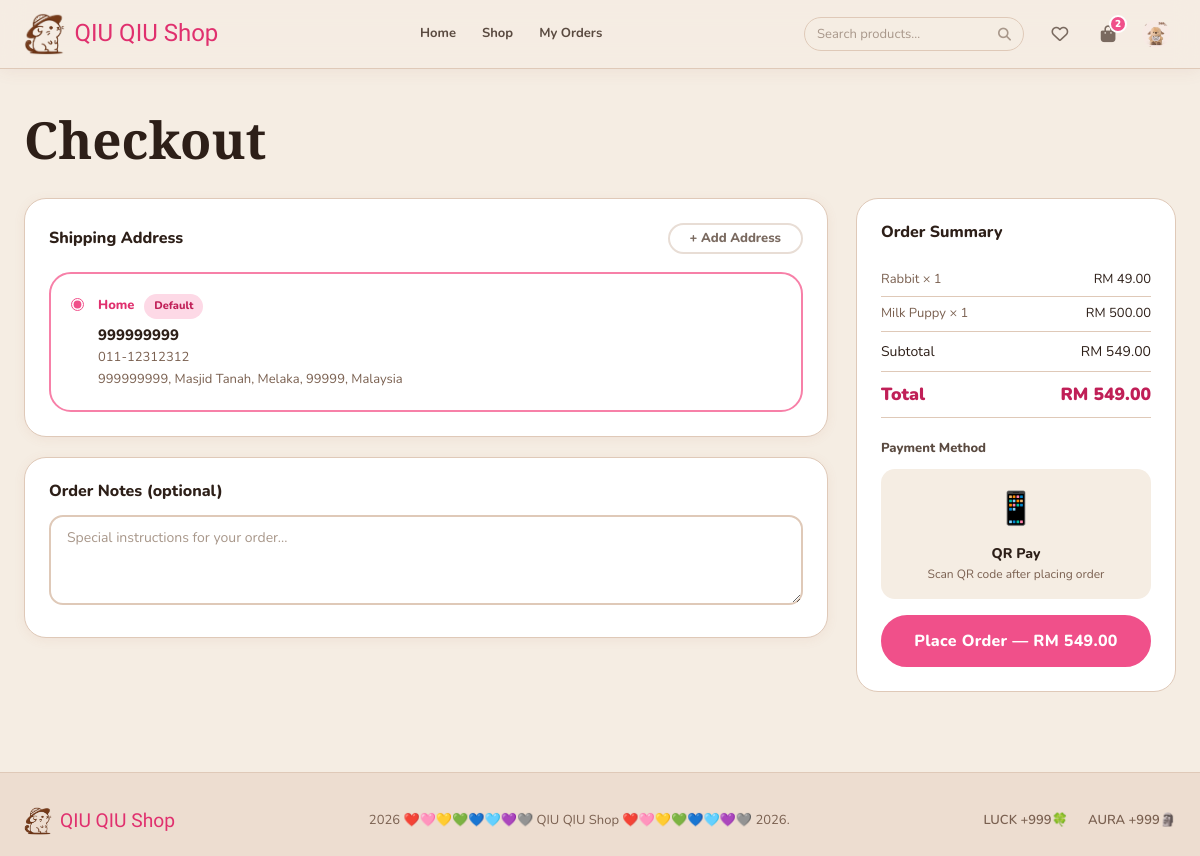
Page /store/checkout.php (signed in) on the committed database.
### tables this page shows
CREATE TABLE `addresses` (
  `id` int(11) NOT NULL,
  `user_id` int(11) NOT NULL,
  `label` varchar(50) DEFAULT 'Home',
  `recipient_name` varchar(100) NOT NULL,
  `phone` varchar(20) NOT NULL,
  `address_line` text NOT NULL,
  `city` varchar(50) NOT NULL,
  `state` varchar(50) DEFAULT NULL,
  `postcode` varchar(10) NOT NULL,
  `country` varchar(50) DEFAULT 'Malaysia',
  `is_default` tinyint(1) DEFAULT 0
);

CREATE TABLE `cart` (
  `id` int(11) NOT NULL,
  `user_id` int(11) NOT NULL,
  `product_id` int(11) NOT NULL,
  `quantity` int(11) DEFAULT 1,
  `added_at` timestamp NOT NULL DEFAULT current_timestamp()
);

CREATE TABLE `products` (
  `id` int(11) NOT NULL,
  `name` varchar(100) NOT NULL,
  `description` text DEFAULT NULL,
  `price` decimal(10,2) NOT NULL,
  `category_id` int(11) NOT NULL,
  `stock` int(11) DEFAULT 0,
  `low_stock_threshold` int(11) DEFAULT 5,
  `discount` decimal(5,2) DEFAULT 0.00,
  `is_blind_box` tinyint(1) DEFAULT 0,
  `is_active` tinyint(1) DEFAULT 1,
  `is_featured` tinyint(1) DEFAULT 0,
  `is_top_sale` tinyint(1) DEFAULT 0,
  `created_at` timestamp NOT NULL DEFAULT current_timestamp()
);

### function/store_fn.php (called while the page is built, shortened)
<?php
require_once ROOT . '/system/system.php';
function finalPrice(array $product): float {
    if ($product['discount'] > 0) {
        return round($product['price'] * (1 - $product['discount'] / 100), 2);
    }
    return (float)$product['price'];
}
function getCartItems(int $userId): array {
    global $pdo;
    $s = $pdo->prepare(
        "SELECT c.id AS cart_id, c.quantity, p.*,
                (SELECT image_path FROM product_images WHERE product_id = p.id AND sort_order = 0 LIMIT 1) AS cover_image
         FROM cart c
         JOIN products p ON c.product_id = p.id
         WHERE c.user_id = :uid AND p.is_active = 1
         ORDER BY c.added_at DESC"
    );
    $s->execute([':uid' => $userId]);
    return $s->fetchAll();
}
function cartTotal(array $items): float {
    $total = 0;
    foreach ($items as $item) {
        $total += finalPrice($item) * $item['quantity'];
    }
    return round($total, 2);
}
function getUserAddresses(int $userId): array {
    global $pdo;
    $s = $pdo->prepare("SELECT * FROM addresses WHERE user_id = :u ORDER BY is_default DESC, id DESC");
    $s->execute([':u' => $userId]);
    return $s->fetchAll();
}

### function/user_fn.php (called while the page is built, shortened)
<?php
function e(string $s): string {
    return htmlspecialchars($s, ENT_QUOTES, 'UTF-8');
}

### store/checkout.php (the view, shortened to what this page needs)
<?php
require_once ROOT . '/function/user_fn.php';
require_once ROOT . '/function/store_fn.php';
$userId    = $_SESSION['user_id'];
$items     = getCartItems($userId);
$addresses = getUserAddresses($userId);
$subtotal  = cartTotal($items);
$voucher   = $_SESSION['voucher'] ?? null;
$discount  = $voucher['discount'] ?? 0;
$total     = max(0, $subtotal - $discount);
require ROOT . '/system/header.php';
?>
<main class="checkout-wrap">
  <div class="container">
    <h1 style="margin-bottom:28px">Checkout</h1>
    <form method="POST">
    <div class="checkout-grid">
      <div>
        <div class="card mb-3" style="padding:24px">
          <div style="display:flex;justify-content:space-between;align-items:center;margin-bottom:18px">
            <h3 style="font-size:1rem;font-family:var(--font-body);font-weight:800">Shipping Address</h3>
            <a href="/store/addresses.php?redirect=checkout" class="btn btn-ghost btn-sm">+ Add Address</a>
          </div>
          <?php if (empty($addresses)): ?>
          <div style="text-align:center;padding:20px;color:var(--text-muted)">
            <p>No addresses saved. <a href="/store/addresses.php?redirect=checkout">Add one</a></p>
          </div>
          <?php else: ?>
          <div style="display:flex;flex-direction:column;gap:12px">
            <?php foreach ($addresses as $addr): ?>
            <label style="cursor:pointer">
              <div class="address-card <?= $addr['is_default'] ? 'is-default' : '' ?>"
                   style="display:flex;gap:14px;align-items:flex-start">
                <input type="radio" name="address_id" value="<?= $addr['id'] ?>"
                       <?= $addr['is_default'] ? 'checked' : '' ?>
                       style="margin-top:4px;accent-color:var(--pink-400)">
                <div>
                  <div style="font-weight:800;font-size:13px;color:var(--pink-500);margin-bottom:4px">
                    <?= e($addr['label']) ?>
                    <?php if ($addr['is_default']): ?>
                    <span class="tag tag-pink" style="margin-left:6px">Default</span>
                    <?php endif; ?>
                  </div>
                  <div style="font-weight:800"><?= e($addr['recipient_name']) ?></div>
                  <div style="font-size:13px;color:var(--text-muted)">
                    <?= e($addr['phone']) ?><br>
                    <?= e($addr['address_line']) ?>, <?= e($addr['city']) ?><?= $addr['state'] ? ', ' . e($addr['state']) : '' ?>,
                    <?= e($addr['postcode']) ?>, <?= e($addr['country']) ?>
                  </div>
                </div>
              </div>
            </label>
            <?php endforeach; ?>
          </div>
          <?php endif; ?>
        </div>
        <div class="card" style="padding:24px">
          <h3 style="font-size:1rem;font-family:var(--font-body);font-weight:800;margin-bottom:14px">Order Notes (optional)</h3>
          <textarea name="notes" class="form-control" rows="3"
                    placeholder="Special instructions for your order..."></textarea>
        </div>
      </div>
      <div>
        <div class="cart-summary">
          <h3>Order Summary</h3>
          <?php foreach ($items as $item): ?>
          <div style="display:flex;justify-content:space-between;font-size:13px;padding:6px 0;border-bottom:1.5px solid var(--cream-border)">
            <span style="color:var(--text-muted)"><?= e($item['name']) ?> × <?= $item['quantity'] ?></span>
            <span>RM <?= number_format(finalPrice($item) * $item['quantity'], 2) ?></span>
          </div>
          <?php endforeach; ?>
          <div class="summary-row">
            <span>Subtotal</span>
            <span>RM <?= number_format($subtotal, 2) ?></span>
          </div>
          <div class="summary-row">
            <span class="summary-total">Total</span>
            <span class="summary-total">RM <?= number_format($total, 2) ?></span>
          </div>
          <div style="margin:20px 0 16px">
            <p style="font-size:13px;font-weight:800;color:var(--gray-600);margin-bottom:10px">Payment Method</p>
            <div style="background:var(--cream);border-radius:var(--r-md);padding:14px;text-align:center">
              <div style="font-size:2rem;margin-bottom:6px">📱</div>
              <div style="font-weight:800;font-size:14px">QR Pay</div>
              <div style="font-size:12px;color:var(--text-muted)">Scan QR code after placing order</div>
            </div>
          </div>
          <button type="submit" class="btn btn-primary btn-full btn-lg">
            Place Order — RM <?= number_format($total, 2) ?>
          </button>
        </div>
      </div>
    </div>
    </form>
  </div>
</main>
<?php $pageJs = ['js/index.js'];
require ROOT . '/system/footer.php'; ?>

### css/index.css (style rules this page uses)
:root { --cream: #f5ede3; --cream-dark: #edddd0; --cream-border:#dfc9b8; --pink-50: #fef1f5; --pink-100: #fdd9e6; --pink-200: #fbb3cc; --pink-300: #f780a8; --pink-400: #f0508a; --pink-500: #e0306e; --pink-600: #c01f57; --lav-light: #f5f0ff; --lav-mid: #d8b4fe; --lav-dark: #7c3aed; --mint: #f0fdf4; --mint-mid: #bbf7d0; --mint-dark: #16a34a; --white: #ffffff; --gray-100: #f5f0eb; --gray-200: #e8ddd5; --gray-300: #d4c5b8; --gray-400: #a8978a; --gray-500: #7a6a60; --gray-600: #5a4a40; --gray-800: #2d1f18; --bg: #f0e4d7; --surface: var(--white); --border: var(--cream-border); --text: #2d1f18; --text-muted: #7a6050; --shadow-sm: 0 2px 12px rgba(180,100,80,.08); --shadow-md: 0 6px 28px rgba(180,100,80,.13); --shadow-lg: 0 16px 56px rgba(180,100,80,.18); --r-sm: 8px; --r-md: 14px; --r-lg: 22px; --r-xl: 32px; --r-pill: 999px; --font-body: 'Nunito', sans-serif; --font-display: 'Playfair Display', serif; --font-cute: 'Bubblegum Sans', cursive; }
*, *::before, *::after { box-sizing: border-box; margin: 0; padding: 0; }
html { scroll-behavior: smooth; }
body { font-family: var(--font-body); font-size: 15px; line-height: 1.65; color: var(--text); background: var(--cream); min-height: 100vh; display: flex; flex-direction: column; }
a { color: var(--pink-500); text-decoration: none; }
main { flex: 1; }
h1, h2, h3 { font-family: var(--font-display); line-height: 1.2; color: var(--text); }
h1 { font-size: clamp(2rem, 5vw, 3.2rem); }
h3 { font-size: 1.15rem; }
.container { max-width: 1200px; margin: 0 auto; padding: 0 24px; }
.btn { display: inline-flex; align-items: center; justify-content: center; gap: 8px; padding: 11px 28px; border-radius: var(--r-pill); font-family: var(--font-body); font-size: 15px; font-weight: 800; cursor: pointer; border: 2px solid transparent; text-decoration: none; white-space: nowrap; transition: all .22s; line-height: 1; }
.btn-primary { background: var(--pink-400); color: white; border-color: var(--pink-400); }
.btn-ghost { background: transparent; color: var(--gray-500); border-color: var(--gray-200); }
.btn-sm { padding: 7px 20px; font-size: 13px; }
.btn-lg { padding: 16px 44px; font-size: 16px; letter-spacing: .3px; }
.btn-full { width: 100%; }
.form-control { width: 100%; padding: 11px 16px; border: 2px solid var(--cream-border); border-radius: var(--r-md); font-family: var(--font-body); font-size: 14px; color: var(--text); background: var(--white); outline: none; transition: border-color .2s, box-shadow .2s; }
.form-control::placeholder { color: var(--gray-400); }
textarea.form-control { resize: vertical; min-height: 90px; }
.card { background: var(--white); border: 1.5px solid var(--cream-border); border-radius: var(--r-lg); box-shadow: var(--shadow-sm); overflow: hidden; }
.tag { display: inline-flex; align-items: center; padding: 3px 10px; border-radius: var(--r-pill); font-size: 11px; font-weight: 800; }
.tag-pink { background: var(--pink-100); color: var(--pink-600); }
.mb-3 { margin-bottom:20px }

### css/store.css (style rules this page uses)
.cart-summary { background: var(--white); border: 1.5px solid var(--cream-border); border-radius: var(--r-lg); padding: 24px; position: sticky; top: 88px; }
.cart-summary h3 { margin-bottom: 20px; font-size: 1rem; font-family: var(--font-body); font-weight: 800; }
.summary-row { display: flex; justify-content: space-between; font-size: 14px; padding: 8px 0; border-bottom: 1.5px solid var(--cream-border); }
.summary-total { font-weight: 900; font-size: 1.1rem; color: var(--pink-600); }
.checkout-wrap { padding: 40px 0 80px; }
.checkout-grid { display: grid; grid-template-columns: 1fr 320px; gap: 28px; align-items: start; }
.address-card { background: var(--white); border: 2px solid var(--cream-border); border-radius: var(--r-lg); padding: 20px; position: relative; transition: border-color .18s; }
.address-card.is-default { border-color: var(--pink-300); }

### rows in the picture
addresses: is_default "☑ Home Default 999999999 011-123", label "Home", recipient_name "999999999", phone "011-12312312", address_line "999999999", city "Masjid Tanah", state "Melaka", postcode "99999", country "Malaysia"
cart: product.name "Rabbit", quantity "1", finalPrice($item) * $item['quantity'] "49.00"
cart: product.name "Milk Puppy", quantity "1", finalPrice($item)*$item['quantity'] "500.00"

### other values in the picture
$cartCount "2"
$subtotal "549.00"
$total "549.00"
